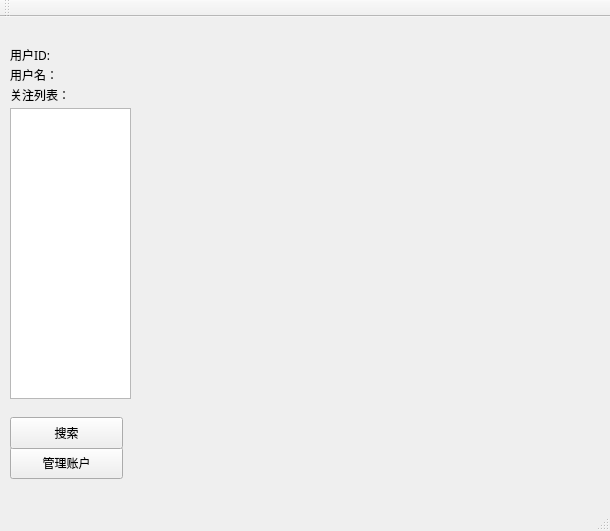
<?xml version="1.0" encoding="UTF-8"?>
<ui version="4.0">
 <class>MainWindow</class>
 <widget class="QMainWindow" name="MainWindow">
  <property name="geometry">
   <rect>
    <x>0</x>
    <y>0</y>
    <width>610</width>
    <height>531</height>
   </rect>
  </property>
  <property name="windowTitle">
   <string>MainWindow</string>
  </property>
  <widget class="QWidget" name="centralWidget">
   <widget class="QStackedWidget" name="container">
    <property name="geometry">
     <rect>
      <x>160</x>
      <y>20</y>
      <width>440</width>
      <height>440</height>
     </rect>
    </property>
    <property name="currentIndex">
     <number>-1</number>
    </property>
   </widget>
   <widget class="QLabel" name="lb_id">
    <property name="geometry">
     <rect>
      <x>10</x>
      <y>30</y>
      <width>121</width>
      <height>16</height>
     </rect>
    </property>
    <property name="font">
     <font>
      <family>Songti SC</family>
     </font>
    </property>
    <property name="text">
     <string>用户ID:</string>
    </property>
   </widget>
   <widget class="QLabel" name="lb_user_name">
    <property name="geometry">
     <rect>
      <x>10</x>
      <y>50</y>
      <width>121</width>
      <height>16</height>
     </rect>
    </property>
    <property name="font">
     <font>
      <family>Songti SC</family>
     </font>
    </property>
    <property name="text">
     <string>用户名：</string>
    </property>
   </widget>
   <widget class="QListView" name="list_focus_list">
    <property name="geometry">
     <rect>
      <x>10</x>
      <y>91</y>
      <width>121</width>
      <height>291</height>
     </rect>
    </property>
    <property name="font">
     <font>
      <family>Songti SC</family>
     </font>
    </property>
    <property name="editTriggers">
     <set>QAbstractItemView::NoEditTriggers</set>
    </property>
   </widget>
   <widget class="QLabel" name="lb_focus_list">
    <property name="geometry">
     <rect>
      <x>10</x>
      <y>70</y>
      <width>121</width>
      <height>16</height>
     </rect>
    </property>
    <property name="font">
     <font>
      <family>Songti SC</family>
     </font>
    </property>
    <property name="text">
     <string>关注列表：</string>
    </property>
   </widget>
   <widget class="QPushButton" name="btn_account">
    <property name="geometry">
     <rect>
      <x>10</x>
      <y>430</y>
      <width>113</width>
      <height>32</height>
     </rect>
    </property>
    <property name="text">
     <string>管理账户</string>
    </property>
   </widget>
   <widget class="QPushButton" name="btn_search">
    <property name="geometry">
     <rect>
      <x>10</x>
      <y>400</y>
      <width>113</width>
      <height>32</height>
     </rect>
    </property>
    <property name="text">
     <string>搜索</string>
    </property>
   </widget>
  </widget>
  <widget class="QMenuBar" name="menuBar">
   <property name="geometry">
    <rect>
     <x>0</x>
     <y>0</y>
     <width>610</width>
     <height>22</height>
    </rect>
   </property>
  </widget>
  <widget class="QToolBar" name="mainToolBar">
   <attribute name="toolBarArea">
    <enum>TopToolBarArea</enum>
   </attribute>
   <attribute name="toolBarBreak">
    <bool>false</bool>
   </attribute>
  </widget>
  <widget class="QStatusBar" name="statusBar"/>
 </widget>
 <layoutdefault spacing="6" margin="11"/>
 <resources/>
 <connections/>
</ui>
